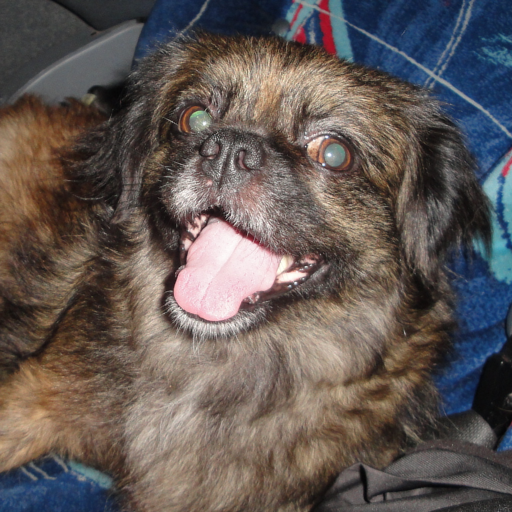
//> input picture opencv/imgproc_module/chicky_512.png, 512 x 512 px
$ ./periodic_noise_removing_filter chicky_512.png   (built with g++ and OpenCV 4)
//> lines starting //> are read from the running program, lines starting //| are printed output that depends on the picture
/**
 * @brief You will learn how to remove periodic noise in the Fourier domain
 * @author Karpushin Vladislav, karpushin@ngs.ru, https://github.com/VladKarpushin
 */
#include <iostream>
#include "opencv2/highgui.hpp"
#include <opencv2/imgcodecs.hpp>
#include <opencv2/imgproc.hpp>

using namespace cv;
using namespace std;

void fftshift(const Mat &inputImg, Mat &outputImg);
void filter2DFreq(const Mat &inputImg, Mat &outputImg, const Mat &H);
void synthesizeFilterH(Mat &inputOutput_H, Point center, int radius);
void calcPSD(const Mat &inputImg, Mat &outputImg, int flag = 0);

const String keys =
    "{help h usage ? |             | print this message   }"
    "{@image          |period_input.jpg | input image name     }";

int main(int argc, char *argv[])
{
    CommandLineParser parser(argc, argv, keys);
    string strInFileName = parser.get<String>("@image");
    samples::addSamplesDataSearchSubDirectory("doc/tutorials/imgproc/periodic_noise_removing_filter/images");

    Mat imgIn = imread(samples::findFile(strInFileName), IMREAD_GRAYSCALE);
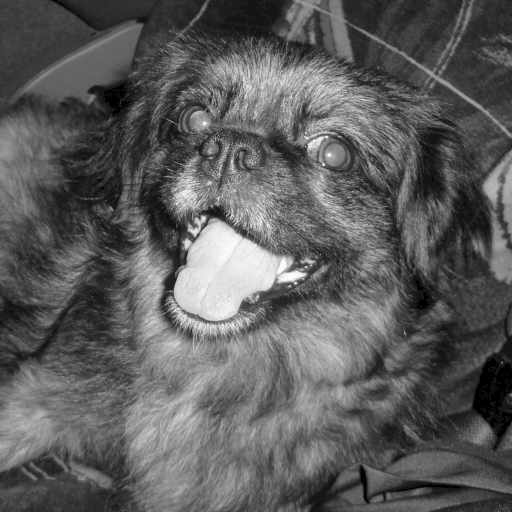
//> imgIn: 512 rows x 512 cols, CV_8UC1; min 0, max 255, mean 92.5
    if (imgIn.empty()) // check whether the image is loaded or not
    {
        cout << "ERROR : Image cannot be loaded..!!" << endl;
        return -1;
    }

    imshow("Image corrupted", imgIn);
    imgIn.convertTo(imgIn, CV_32F);
//> imgIn: 512 rows x 512 cols, CV_32FC1

    //! [main]
    // it needs to process even image only
    Rect roi = Rect(0, 0, imgIn.cols & -2, imgIn.rows & -2);
//> roi = Rect(0, 0, 512, 512)
    imgIn = imgIn(roi);

    // PSD calculation (start)
    Mat imgPSD;
    calcPSD(imgIn, imgPSD);
//> in calcPSD, `Mat planes[2] = {Mat_<float>(inputImg.clone()), Mat::zeros(inputImg.si..`: planes[1]: 512 rows x 512 cols, CV_32FC1; every value is 0
//> in calcPSD, `planes[0].at<float>(0) = 0;`: planes[0]: 512 rows x 512 cols, CV_32FC1; min -3901148.5, max 2322389.5, mean -31.5
    fftshift(imgPSD, imgPSD);
//> in fftshift, `Mat q1(outputImg, Rect(cx, 0, cx, cy));`:
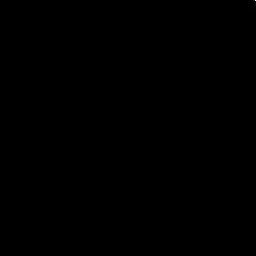
//> q1: 256 rows x 256 cols, CV_32FC1; min 44.8, max 1.55e+13, mean 602032128; drawn with min black and max white
    normalize(imgPSD, imgPSD, 0, 255, NORM_MINMAX);
    // PSD calculation (stop)

    // H calculation (start)
    Mat H = Mat(roi.size(), CV_32F, Scalar(1));
    const int r = 21;
    synthesizeFilterH(H, Point(705, 458), r);
    synthesizeFilterH(H, Point(850, 391), r);
    synthesizeFilterH(H, Point(993, 325), r);
    // H calculation (stop)
    //  filtering (start)
    Mat imgOut;
    fftshift(H, H);
//> in fftshift (call 2), `q0.copyTo(tmp);`: tmp: 256 rows x 256 cols, CV_32FC1; every value is 1
    filter2DFreq(imgIn, imgOut, H);
//> in filter2DFreq, `split(complexIH, planes);`:
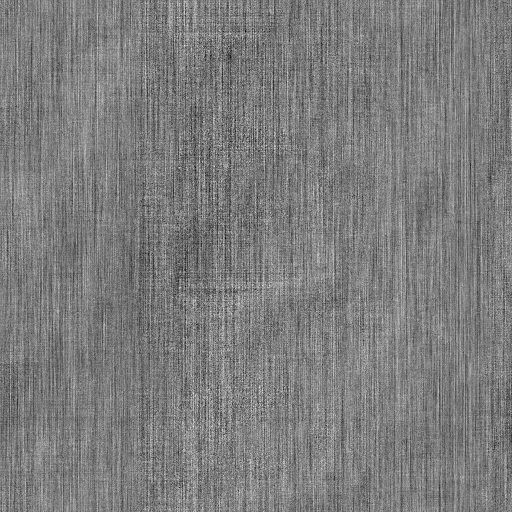
//> planes[1]: 512 rows x 512 cols, CV_32FC1; min -2.14e-05, max 2.22e-05, mean -7.99e-15; drawn with min black and max white
    // filtering (stop)
    //! [main]

    imgOut.convertTo(imgOut, CV_8U);
    normalize(imgOut, imgOut, 0, 255, NORM_MINMAX);
    imwrite("result.jpg", imgOut);
    imwrite("PSD.jpg", imgPSD);
    fftshift(H, H);
    normalize(H, H, 0, 255, NORM_MINMAX);
    imshow("Debluring", imgOut);
    imwrite("filter.jpg", H);
    waitKey(0);
    return 0;
}

//! [fftshift]
void fftshift(const Mat &inputImg, Mat &outputImg)
{
    outputImg = inputImg.clone();
    int cx = outputImg.cols / 2;
    int cy = outputImg.rows / 2;
    Mat q0(outputImg, Rect(0, 0, cx, cy));
    Mat q1(outputImg, Rect(cx, 0, cx, cy));
    Mat q2(outputImg, Rect(0, cy, cx, cy));
    Mat q3(outputImg, Rect(cx, cy, cx, cy));
    Mat tmp;
    q0.copyTo(tmp);
    q3.copyTo(q0);
    tmp.copyTo(q3);
    q1.copyTo(tmp);
    q2.copyTo(q1);
    tmp.copyTo(q2);
}
//! [fftshift]

//! [filter2DFreq]
void filter2DFreq(const Mat &inputImg, Mat &outputImg, const Mat &H)
{
    Mat planes[2] = {Mat_<float>(inputImg.clone()), Mat::zeros(inputImg.size(), CV_32F)};
    Mat complexI;
    merge(planes, 2, complexI);
    dft(complexI, complexI, DFT_SCALE);

    Mat planesH[2] = {Mat_<float>(H.clone()), Mat::zeros(H.size(), CV_32F)};
    Mat complexH;
    merge(planesH, 2, complexH);
    Mat complexIH;
    mulSpectrums(complexI, complexH, complexIH, 0);

    idft(complexIH, complexIH);
    split(complexIH, planes);
    outputImg = planes[0];
}
//! [filter2DFreq]

//! [synthesizeFilterH]
void synthesizeFilterH(Mat &inputOutput_H, Point center, int radius)
{
    Point c2 = center, c3 = center, c4 = center;
    c2.y = inputOutput_H.rows - center.y;
    c3.x = inputOutput_H.cols - center.x;
    c4 = Point(c3.x, c2.y);
    circle(inputOutput_H, center, radius, 0, -1, 8);
    circle(inputOutput_H, c2, radius, 0, -1, 8);
    circle(inputOutput_H, c3, radius, 0, -1, 8);
    circle(inputOutput_H, c4, radius, 0, -1, 8);
}
//! [synthesizeFilterH]

// Function calculates PSD(Power spectrum density) by fft with two flags
// flag = 0 means to return PSD
// flag = 1 means to return log(PSD)
//! [calcPSD]
void calcPSD(const Mat &inputImg, Mat &outputImg, int flag)
{
    Mat planes[2] = {Mat_<float>(inputImg.clone()), Mat::zeros(inputImg.size(), CV_32F)};
    Mat complexI;
    merge(planes, 2, complexI);
    dft(complexI, complexI);
    split(complexI, planes); // planes[0] = Re(DFT(I)), planes[1] = Im(DFT(I))

    planes[0].at<float>(0) = 0;
    planes[1].at<float>(0) = 0;

    // compute the PSD = sqrt(Re(DFT(I))^2 + Im(DFT(I))^2)^2
    Mat imgPSD;
    magnitude(planes[0], planes[1], imgPSD); // imgPSD = sqrt(Power spectrum density)
    pow(imgPSD, 2, imgPSD);                  // it needs ^2 in order to get PSD
    outputImg = imgPSD;

    // logPSD = log(1 + PSD)
    if (flag)
    {
        Mat imglogPSD;
        imglogPSD = imgPSD + Scalar::all(1);
        log(imglogPSD, imglogPSD);
        outputImg = imglogPSD;
    }
}
//! [calcPSD]
